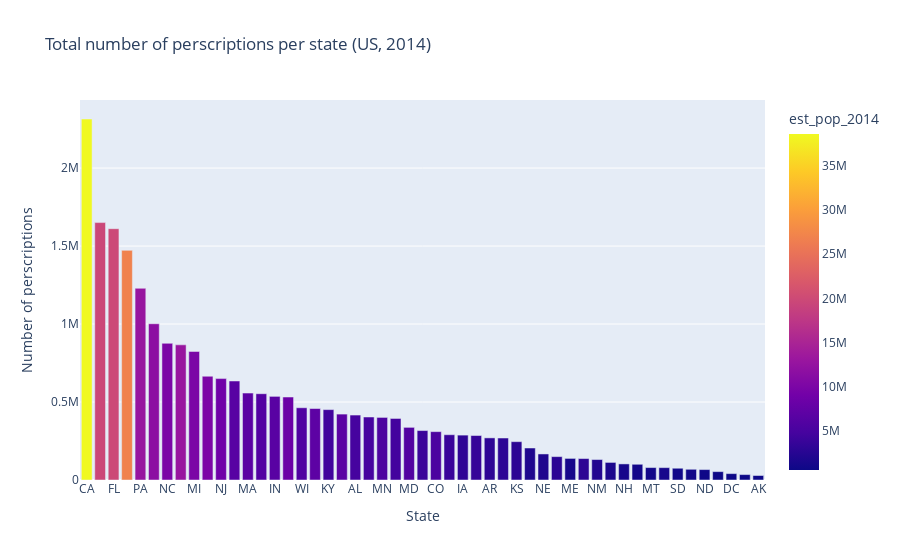

Write notebook code for a chart like this one.
### Code cell
fig = px.bar(tot_meds_est_pop_df, x='state', y='total_num_medications', 
                     labels={'total_num_medications':'Number of perscriptions', 'state': 'State'}, 
                     title='Total number of perscriptions per state (US, 2014)',
                     color = 'est_pop_2014'
                     ) #hover_data=['lifeExp', 'gdpPercap']
fig.show()

### Figure 1 — Plotly figure (JSON) as saved in the notebook; plotly's stock layout.template omitted (floating-point values rounded to 4 significant figures)
{"data": [{"alignmentgroup": "True", "hovertemplate": "State=%{x}<br>Number of perscriptions=%{y}<br>est_pop_2014=%{marker.color}<extra></extra>", "legendgroup": "", "marker": {"color": [38596972, 19651049, 19845911, 26964333, 12788313, 11602700, 9932887, 12884493, 9929848, 10067278, 8864525, 6541223, 6762596, 6056202, 6593644, 8310993, 5751525, 7054655, 4414349, 6730413, 4841799, 4823617, 5451079, 4644013, 5957283, 3963244, 5350101, 3878187, 3109350, 3594524, 2967392, 2990468, 2900475, 1849489, 1879321, 2817628, 1330513, 2936879, 2089568, 1631112, 1333341, 1055936, 1021869, 1414538, 849129, 932487, 737401, 625214, 662328, 582531, 736283], "coloraxis": "coloraxis", "pattern": {"shape": ""}}, "name": "", "offsetgroup": "", "orientation": "v", "showlegend": false, "textposition": "auto", "type": "bar", "x": ["CA", "NY", "FL", "TX", "PA", "OH", "NC", "IL", "MI", "GA", "NJ", "TN", "MA", "MO", "IN", "VA", "WI", "WA", "KY", "AZ", "AL", "SC", "MN", "LA", "MD", "OR", "CO", "OK", "IA", "CT", "AR", "MS", "KS", "WV", "NE", "NV", "ME", "UT", "NM", "ID", "NH", "RI", "MT", "HI", "SD", "DE", "ND", "VT", "DC", "WY", "AK"], "xaxis": "x", "y": [2314584, 1650394, 1611284, 1472280, 1229131, 1001898, 876333, 866586, 824255, 665139, 650290, 634787, 557205, 553268, 536188, 532061, 463205, 458158, 451310, 422571, 416439, 403898, 401268, 394543, 337520, 317060, 310094, 290348, 287806, 285161, 270039, 269130, 245816, 205156, 166949, 149881, 138406, 137469, 131202, 112699, 103143, 100822, 79668, 79298, 75409, 68645, 66878, 53724, 40966, 34778, 28790], "yaxis": "y"}], "layout": {"barmode": "relative", "coloraxis": {"colorbar": {"title": {"text": "est_pop_2014"}}, "colorscale": [[0, "#0d0887"], [0.1111, "#46039f"], [0.2222, "#7201a8"], [0.3333, "#9c179e"], [0.4444, "#bd3786"], [0.5556, "#d8576b"], [0.6667, "#ed7953"], [0.7778, "#fb9f3a"], [0.8889, "#fdca26"], [1, "#f0f921"]]}, "legend": {"tracegroupgap": 0}, "title": {"text": "Total number of perscriptions per state (US, 2014)"}, "xaxis": {"anchor": "y", "domain": [0, 1], "title": {"text": "State"}}, "yaxis": {"anchor": "x", "domain": [0, 1], "title": {"text": "Number of perscriptions"}}}}
